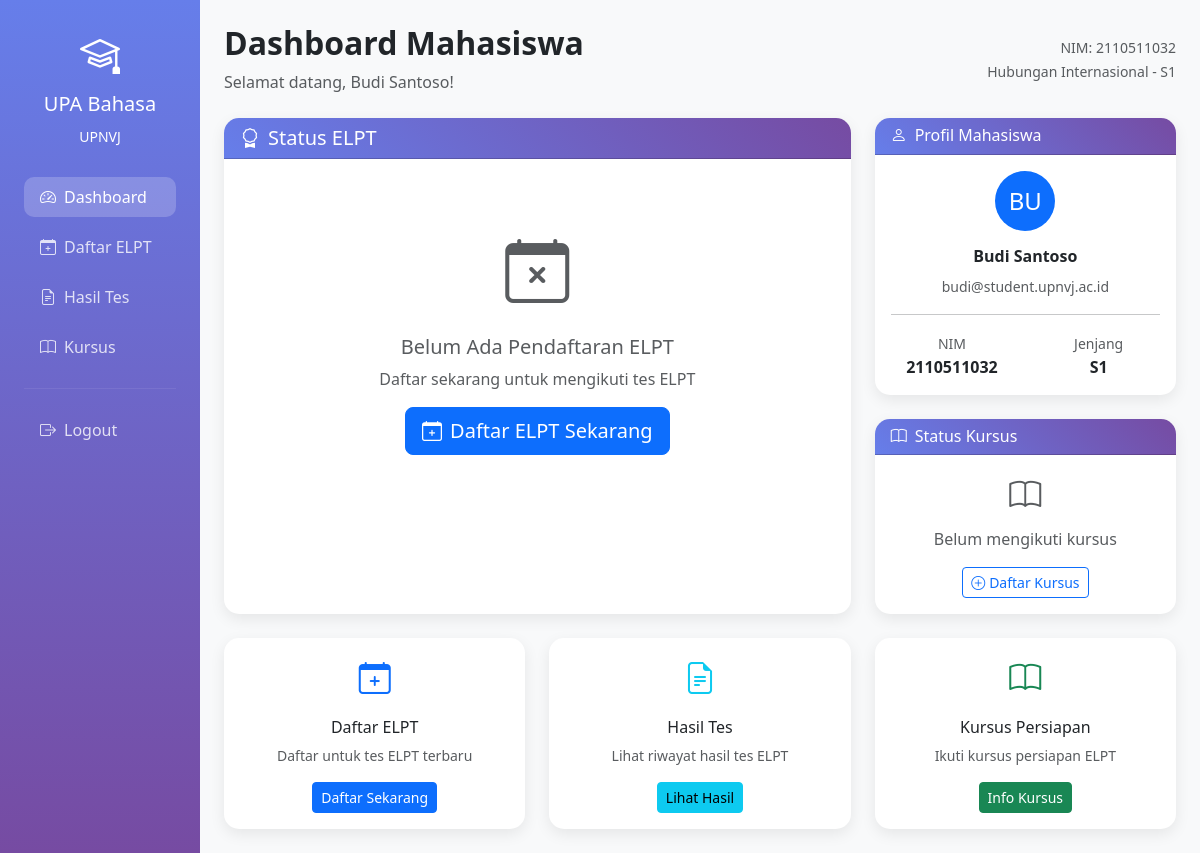
The page /student/dashboard.php (signed in) on the database its author committed.
### tables this page shows
CREATE TABLE `users` (
  `id` int(11) NOT NULL,
  `name` varchar(255) NOT NULL,
  `email` varchar(255) NOT NULL,
  `password` varchar(255) NOT NULL,
  `nim` varchar(10) DEFAULT NULL,
  `role` enum('admin','student') NOT NULL DEFAULT 'student',
  `program` varchar(100) DEFAULT NULL,
  `faculty` varchar(100) DEFAULT NULL,
  `level` enum('D3','S1','S2','S3') DEFAULT NULL,
  `no_telpon` varchar(20) DEFAULT NULL,
  `is_active` tinyint(1) DEFAULT 1,
  `created_at` timestamp NOT NULL DEFAULT current_timestamp(),
  `updated_at` timestamp NOT NULL DEFAULT current_timestamp() ON UPDATE current_timestamp()
);

### student/dashboard.php (the view, shortened to what the rows shown need)
<?php
require_once '../config/database.php';
$user = getCurrentUser();
?>
<!DOCTYPE html>
<html lang="id">
<head>
    <link href="https://cdn.jsdelivr.net/npm/bootstrap@5.3.0/dist/css/bootstrap.min.css" rel="stylesheet">
    <link href="https://cdn.jsdelivr.net/npm/bootstrap-icons@1.10.0/font/bootstrap-icons.css" rel="stylesheet">
</head>
<body class="bg-light">
    <div class="container-fluid">
        <div class="row">
            <div class="col-md-9 col-lg-10 p-4">
                <div class="d-flex justify-content-between align-items-center mb-4">
                    <div>
                        <h2 class="fw-bold">Dashboard Mahasiswa</h2>
                        <p class="text-muted mb-0">Selamat datang, <?= htmlspecialchars($user['name']) ?>!</p>
                    </div>
                    <div class="text-end">
                        <small class="text-muted">NIM: <?= htmlspecialchars($user['nim']) ?></small><br>
                        <small class="text-muted"><?= htmlspecialchars($user['program']) ?> - <?= htmlspecialchars($user['level']) ?></small>
                    </div>
                </div>
                <div class="row g-4 mb-4">
                    <div class="col-lg-4">
                        <div class="card mb-4">
                            <div class="card-body">
                                <div class="text-center mb-3">
                                    <div class="bg-primary rounded-circle d-inline-flex align-items-center justify-content-center"
                                         style="width: 60px; height: 60px; font-size: 1.5rem; color: white;">
                                        <?= strtoupper(substr($user['name'], 0, 2)) ?>
                                    </div>
                                </div>
                                <div class="text-center">
                                    <h6 class="fw-bold"><?= htmlspecialchars($user['name']) ?></h6>
                                    <small class="text-muted"><?= htmlspecialchars($user['email']) ?></small>
                                </div>
                                <div class="row text-center">
                                    <div class="col-6">
                                        <small class="text-muted">NIM</small><br>
                                        <strong><?= htmlspecialchars($user['nim']) ?></strong>
                                    </div>
                                    <div class="col-6">
                                        <small class="text-muted">Jenjang</small><br>
                                        <strong><?= htmlspecialchars($user['level']) ?></strong>
                                    </div>
                                </div>
                            </div>
                        </div>
                    </div>
                </div>
            </div>
        </div>
    </div>
</body>
</html>

### rows shown on the page
users: name "Budi Santoso", nim "2110511032", program "Hubungan Internasional", level "S1", name "BU", email "budi@student.upnvj.ac.id"
